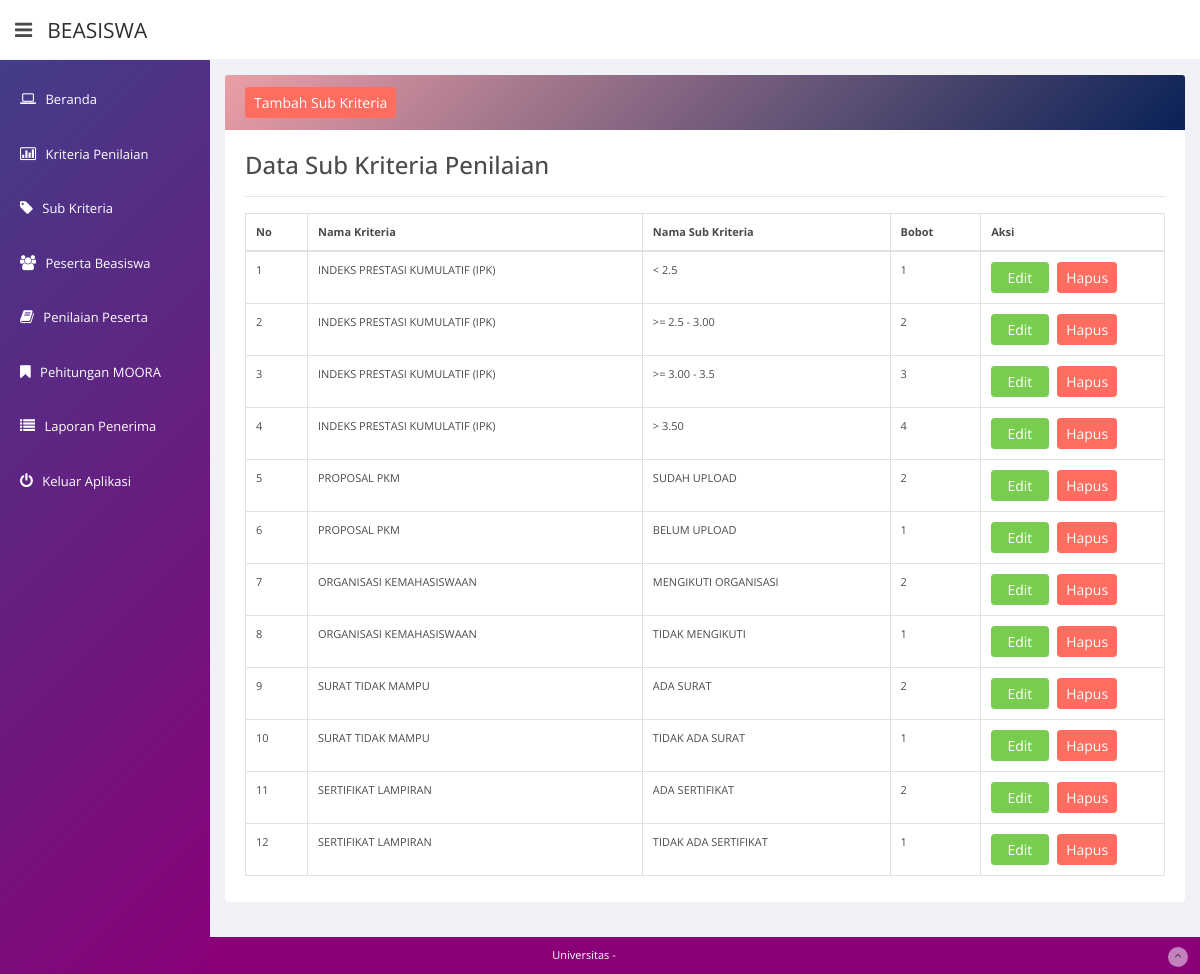
The page /sub_kriteria.php (signed in) on the database its author committed.
### tables this page shows
CREATE TABLE `subkriteria` (
  `id_subkriteria` int(5) NOT NULL,
  `id_kriteria` varchar(5) NOT NULL,
  `nama_subkriteria` varchar(100) NOT NULL,
  `bobot` int(2) NOT NULL
);

CREATE TABLE `kriteria` (
  `id_kriteria` varchar(5) NOT NULL,
  `nama_kriteria` varchar(50) NOT NULL,
  `bobot` float DEFAULT NULL,
  `tipe` enum('Cost','Benefit') NOT NULL
);

### sub_kriteria.php (the view, shortened to what this page needs)
<?php
include "head.php";
?>
<div class="row">
	<div class="col-md-12 col-lg-12">
	<div class="card">
		<div class="card-header">
		<a href="sub_kriteria_tambah.php"><input type="submit" value="Tambah Sub Kriteria" class="btn btn-sm btn-danger"></a>
	</div>
	<div class="card-body">
				<div class="datatable">
				<h4>Data Sub Kriteria Penilaian</h4>	<hr>
				<div class="datatable">
					<table class="table table-hover table-bordered" id="dataTables1">
						<thead>
							<tr>
								<th>No</th>
								<th>Nama Kriteria</th>
								<th>Nama Sub Kriteria</th>
								<th>Bobot</th>
								<th>Aksi</th>
							</tr>
						</thead>
						<tbody>
						<?php
						$nomor = 0;
						$hasil = mysql_query("SELECT subkriteria.*, kriteria.nama_kriteria FROM subkriteria, kriteria where subkriteria.id_kriteria=kriteria.id_kriteria order by subkriteria.id_subkriteria asc");
						while ($dataku = mysql_fetch_array($hasil)) {
						?>
							<tr>
								<td><?php echo $nomor=$nomor+1;?></td>
								<td><?php echo $dataku['nama_kriteria']; ?></td>
								<td><?php echo $dataku['nama_subkriteria']; ?></td>
								<td><?php echo $dataku['bobot']; ?></td>
								<td width="20%">
									<a href="sub_kriteria_edit.php?id_subkriteria=<?php echo $dataku['id_subkriteria']; ?>">
									<button class="btn btn-success btn-sm">&nbsp;&nbsp;Edit&nbsp;&nbsp;</button>
										</a>
									<a href="sub_kriteria_hapus.php?id_subkriteria=<?php echo $dataku['id_subkriteria']; ?>">
									<button class="btn btn-danger btn-sm">Hapus</button>
									</a>
								</td>
							</tr>
						<?php }	?>
						</tbody>
					</table>
				</div>
			</div>
			</div>
				</div>
				</div>
				</div>
<?php include "footer.php" ?>

### head.php (style rules this page uses)
.card-header { border-color: #fff; background-image: linear-gradient(135deg, #ec9fa6 0%, #092156 100%); font-size: 16px; font-weight: 600; color: #fff; }

### rows shown on the page
subkriteria: id_kriteria.nama_kriteria "INDEKS PRESTASI KUMULATIF (IPK)", nama_subkriteria "< 2.5", bobot "1"
subkriteria: nomor "2", id_kriteria.nama_kriteria "INDEKS PRESTASI KUMULATIF (IPK)", nama_subkriteria ">= 2.5 - 3.00", bobot "2"
subkriteria: nomor "3", id_kriteria.nama_kriteria "INDEKS PRESTASI KUMULATIF (IPK)", nama_subkriteria ">= 3.00 - 3.5", bobot "3"
subkriteria: nomor "4", id_kriteria.nama_kriteria "INDEKS PRESTASI KUMULATIF (IPK)", nama_subkriteria "> 3.50", bobot "4"
subkriteria: nomor "5", id_kriteria.nama_kriteria "PROPOSAL PKM", nama_subkriteria "SUDAH UPLOAD", bobot "2"
subkriteria: nomor "6", id_kriteria.nama_kriteria "PROPOSAL PKM", nama_subkriteria "BELUM UPLOAD", bobot "1"
subkriteria: nomor "7", id_kriteria.nama_kriteria "ORGANISASI KEMAHASISWAAN", nama_subkriteria "MENGIKUTI ORGANISASI", bobot "2"
subkriteria: nomor "8", id_kriteria.nama_kriteria "ORGANISASI KEMAHASISWAAN", nama_subkriteria "TIDAK MENGIKUTI", bobot "1"
subkriteria: nomor "9", id_kriteria.nama_kriteria "SURAT TIDAK MAMPU", nama_subkriteria "ADA SURAT", bobot "2"
subkriteria: nomor "10", id_kriteria.nama_kriteria "SURAT TIDAK MAMPU", nama_subkriteria "TIDAK ADA SURAT", bobot "1"
subkriteria: nomor "11", id_kriteria.nama_kriteria "SERTIFIKAT LAMPIRAN", nama_subkriteria "ADA SERTIFIKAT", bobot "2"
subkriteria: nomor "12", id_kriteria.nama_kriteria "SERTIFIKAT LAMPIRAN", nama_subkriteria "TIDAK ADA SERTIFIKAT", bobot "1"
